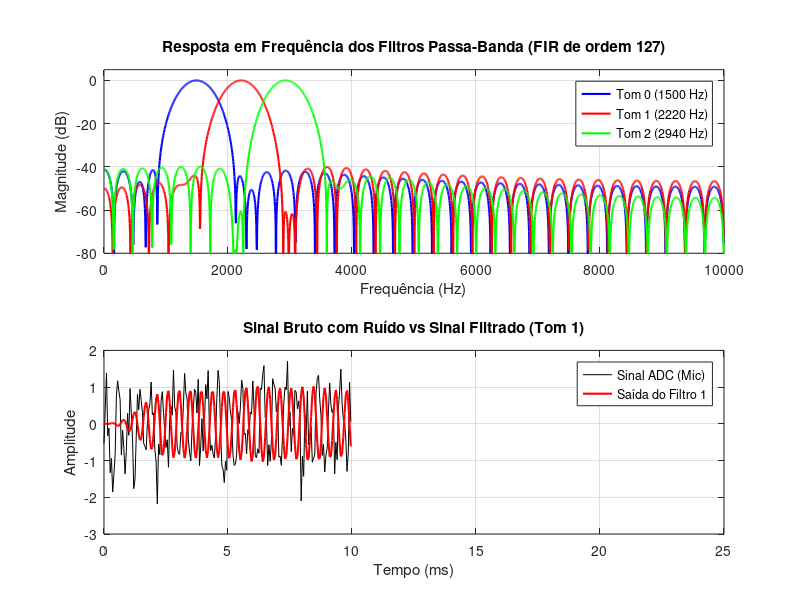

Here is the MATLAB script that generated this plot:
% -------------------------------------------------------------------------
% Projeto: Sistema de Controlo de Acesso via Tons
% Autores: Daniel Zamurca (118799) e Nicolas Sousa (119744) - Turma P3
% Script: Definição e teste dos filtros
% -------------------------------------------------------------------------

% Em octave:
clear all; close all; clc;
pkg load signal; 

%% Parâmetros do Sistema
Fs = 20000;            % Frequência de amostragem (Hz)
Ts = 1 / Fs;           % Período de amostragem
N_taps = 64;           % Tamanho do buffer no ESP32 (e tamanho do filtro)
order = N_taps - 1;    % Ordem do filtro FIR (31, 63, 127, ...)
BW = 50;               % Largura de banda de +/- 100 Hz para cada tom

% As nossas Frequências Secretas
f0 = 1500;
f1 = 2220;
f2 = 2940;

%  Desenho dos Filtros FIR 
f_banda0 = [f0-BW, f0+BW];
f_banda1 = [f1-BW, f1+BW];
f_banda2 = [f2-BW, f2+BW];

h0 = fir1(order, f_banda0/(Fs/2), 'bandpass');
h1 = fir1(order, f_banda1/(Fs/2), 'bandpass');
h2 = fir1(order, f_banda2/(Fs/2), 'bandpass');

% Imprimir os Coeficientes para o ESP32 (Formato C)
fprintf('\n// --- COPIAR ESTES ARRAYS PARA O TOPO DO MAIN.C ---\n');
fprintf('#define N_TAPS %d\n\n', N_taps);

% Imprimir Tom 0
fprintf('__attribute__((aligned(16))) const float filtro_tom0[%d] = {', N_taps);
fprintf('%f, ', h0(1:end-1)); fprintf('%f};\n\n', h0(end));

% Imprimir Tom 1
fprintf('__attribute__((aligned(16))) const float filtro_tom1[%d] = {', N_taps);
fprintf('%f, ', h1(1:end-1)); fprintf('%f};\n\n', h1(end));

% Imprimir Tom 2
fprintf('__attribute__((aligned(16))) const float filtro_tom2[%d] = {', N_taps);
fprintf('%f, ', h2(1:end-1)); fprintf('%f};\n', h2(end));
fprintf('// -----------------------------------------------------\n\n');

%% SIMULAÇÃO: Processamento do som na EPS32
% Criação de sinal com ruido 
t = 0:Ts:1-Ts;
sinal_mic = 1.0 * sin(2*pi*f1*t) + 0.5 * randn(size(t)); % Tom 1 + Ruído

% Passamos o sinal pelos 3 filtros
saida0 = filter(h0, 1, sinal_mic);
saida1 = filter(h1, 1, sinal_mic);
saida2 = filter(h2, 1, sinal_mic);

% Lógica de Janelas (Thresholding)
janela0 = saida0(1:N_taps);
janela1 = saida1(1:N_taps);
janela2 = saida2(1:N_taps);

% Cálculo de Energia (Usando a soma dos quadrados, que é proporcional à potência RMS)
energia0 = sum(janela0.^2);
energia1 = sum(janela1.^2);
energia2 = sum(janela2.^2);

fprintf('--- RESULTADO DA SIMULAÇÃO NO PRIMEIRO BLOCO (128 amostras) ---\n');
fprintf('Som injetado no microfone: Tom 1 (2220 Hz) com ruído.\n');
fprintf('Energia calculada após Filtro 0 (1500 Hz): %.2f\n', energia0);
fprintf('Energia calculada após Filtro 1 (2220 Hz): %.2f\n', energia1);
fprintf('Energia calculada após Filtro 2 (2940 Hz): %.2f\n', energia2);

if (energia1 > energia0 && energia1 > energia2)
    fprintf('\nSUCESSO: O sistema filtrou corretamente e detetou o Tom 1!\n');
else
    fprintf('\nERRO: Deteção falhou.\n');
end

%% Visualização de Resultados
figure('Position', [100, 100, 1000, 800]);

% Gráfico 1: Resposta em Frequência
[H0, f_plot] = freqz(h0, 1, 2048, Fs);
[H1, ~] = freqz(h1, 1, 2048, Fs);
[H2, ~] = freqz(h2, 1, 2048, Fs);

subplot(2,1,1);
plot(f_plot, 20*log10(abs(H0)), 'b', 'LineWidth', 1.5); hold on;
plot(f_plot, 20*log10(abs(H1)), 'r', 'LineWidth', 1.5);
plot(f_plot, 20*log10(abs(H2)), 'g', 'LineWidth', 1.5);
grid on;
xlabel('Frequência (Hz)');
ylabel('Magnitude (dB)');
title('Resposta em Frequência dos Filtros Passa-Banda (FIR de ordem 127)');
legend('Tom 0 (1500 Hz)', 'Tom 1 (2220 Hz)', 'Tom 2 (2940 Hz)');
xlim([0 Fs/2]);
ylim([-80 5]);

% Gráfico 2: O Sinal original vs Sinal Filtrado (No domínio do tempo)
subplot(2,1,2);
plot(t(1:200)*1000, sinal_mic(1:200), 'k', 'LineWidth', 0.5); hold on;
plot(t(1:200)*1000, saida1(1:200), 'r', 'LineWidth', 1.5);
grid on;
xlabel('Tempo (ms)');
ylabel('Amplitude');
title('Sinal Bruto com Ruído vs Sinal Filtrado (Tom 1)');
legend('Sinal ADC (Mic)', 'Saída do Filtro 1');
xlim([0 25]); % Mostramos apenas os primeiros 25 milissegundos

saveas(gcf, 'graficos_relatorio.png');
